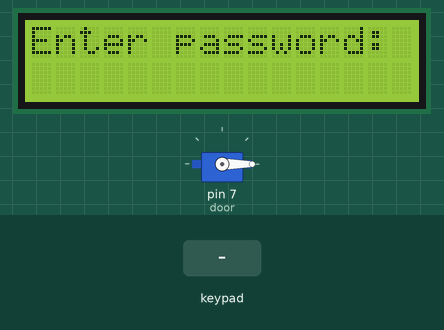
Recording of a sketch running on a simulated Arduino Uno, built with avr-gcc and run on an emulated ATmega328P. Parts: 16×2 character LCD, servo. The inputs (shaded band) are chosen by the test bench.

Above: at 1.2 s.
1.3 s: keypad keys 1 2 3 A pressed 0.4 s apart
At 3.6 s:
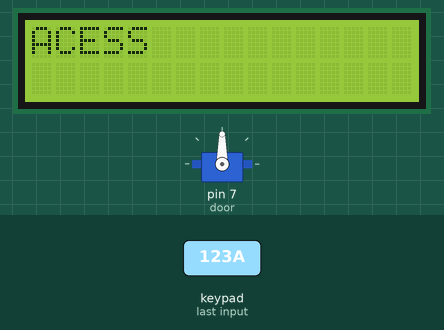
5.9 s: keypad keys 1 3 9 7 pressed 0.4 s apart
At 8.2 s:
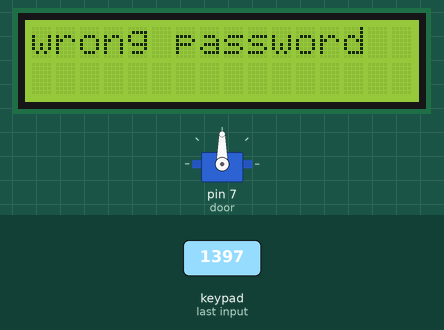
10.5 s: key '1' pressed
At 11.7 s:
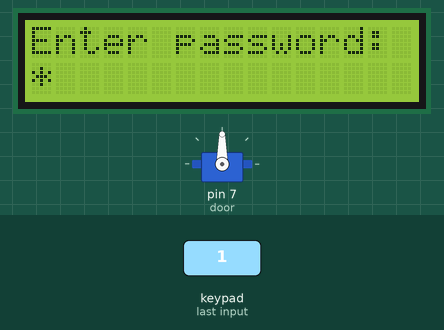
12.0 s: key '2' pressed
At 13.1 s:
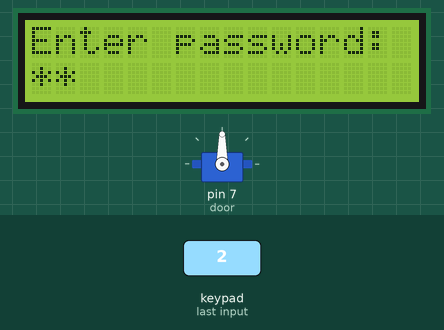
Timing chart, 0 to 14.5 s (numbered marks = the images above; inputs shaded):
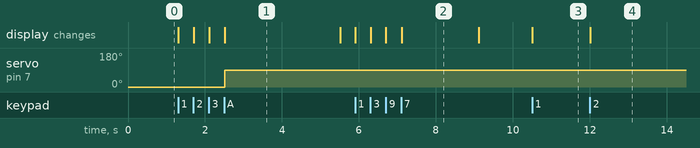

The sketch:

dook-lock-system.ino
```cpp
//door locking sysytaem using password
#include<LiquidCrystal.h>
#include<Keypad.h>
#include<Servo.h>
LiquidCrystal lcd(13,12,11,10,9,8);//rs,e,db4,db5,db6,db7;
Servo door;
const byte rows=4;
const byte cols=4;
  char keys[rows][cols]={
  {'1','2','3','A'},
    {'4','5','6','B'},
  {'7','8','9','C'},
  {'*','0','#','D'}};
byte rowpins[rows]={A0,A1,A2,A3};//pins assign
byte colpins[cols]={A4,A5,2,3};
//mapping
Keypad keypad=Keypad(makeKeymap(keys),rowpins,colpins,rows,cols);
//password
String pass="123A";
String input="";
void setup()
{
  lcd.begin(16,2);
 lcd.setCursor(0,0);
  door.attach(7);
  door.write(0);
  lcd.print("Enter password:");
  lcd.setCursor(0,1);
}
void loop()
{
  char key=keypad.getKey();
  if(key)
  {
    lcd.print("*");//hode pass
    input+=key;
  }
  if(input.length()==4)
  {
    lcd.clear();
    if(input==pass)
    {
      lcd.print("ACESS");
    door.write(90);
      delay(3000);
    }
    else
    {
      lcd.print("wrong password");
      delay(2000);
    }
    input="";
    lcd.clear();
    lcd.print("Enter password:");
    lcd.setCursor(0,1);
  }
}
```

Measured:
- after the input at 1.3 s, servo on pin 7 (door): 0° → 90° after 1.2 s; the display: first changes at once (image 1 shows a later state)
- after the input at 5.9 s, the display: first changes at once (image 2 shows a later state)
- after the input at 10.5 s, the display: changes at once (image 3)
- after the input at 12.0 s, the display: changes at once (image 4)
- what the display in image 1 shows lasts 3.0 s, from 2.5 s to 5.5 s
- what the display in image 2 shows lasts 2.0 s, from 7.1 s to 9.1 s
